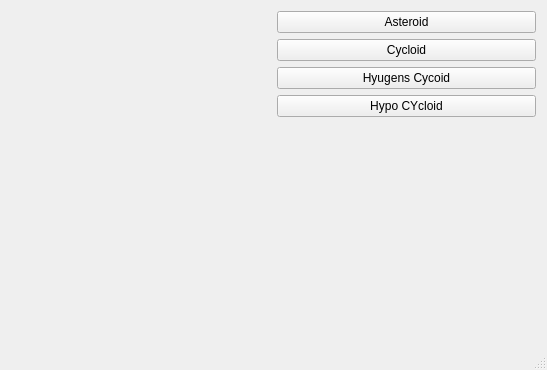
<?xml version="1.0" encoding="UTF-8"?>
<ui version="4.0">
 <class>MainWindow</class>
 <widget class="QMainWindow" name="MainWindow">
  <property name="geometry">
   <rect>
    <x>0</x>
    <y>0</y>
    <width>547</width>
    <height>370</height>
   </rect>
  </property>
  <property name="windowTitle">
   <string>MainWindow</string>
  </property>
  <widget class="QWidget" name="centralWidget">
   <layout class="QGridLayout" name="gridLayout">
    <item row="0" column="0">
     <layout class="QHBoxLayout" name="horizontalLayout">
      <item>
       <widget class="RenderArea" name="renderArea" native="true"/>
      </item>
      <item>
       <layout class="QVBoxLayout" name="verticalLayout">
        <item>
         <widget class="QPushButton" name="btnAsteroid">
          <property name="text">
           <string>Asteroid</string>
          </property>
         </widget>
        </item>
        <item>
         <widget class="QPushButton" name="btnCycoid">
          <property name="text">
           <string>Cycloid</string>
          </property>
         </widget>
        </item>
        <item>
         <widget class="QPushButton" name="btnHyugens">
          <property name="text">
           <string>Hyugens Cycoid</string>
          </property>
         </widget>
        </item>
        <item>
         <widget class="QPushButton" name="btnHypo">
          <property name="text">
           <string>Hypo CYcloid</string>
          </property>
         </widget>
        </item>
        <item>
         <spacer name="verticalSpacer">
          <property name="orientation">
           <enum>Qt::Vertical</enum>
          </property>
          <property name="sizeHint" stdset="0">
           <size>
            <width>20</width>
            <height>40</height>
           </size>
          </property>
         </spacer>
        </item>
       </layout>
      </item>
     </layout>
    </item>
   </layout>
  </widget>
  <widget class="QStatusBar" name="statusBar"/>
 </widget>
 <layoutdefault spacing="6" margin="11"/>
 <customwidgets>
  <customwidget>
   <class>RenderArea</class>
   <extends>QWidget</extends>
   <header>renderarea.h</header>
   <container>1</container>
  </customwidget>
 </customwidgets>
 <resources/>
 <connections/>
</ui>
